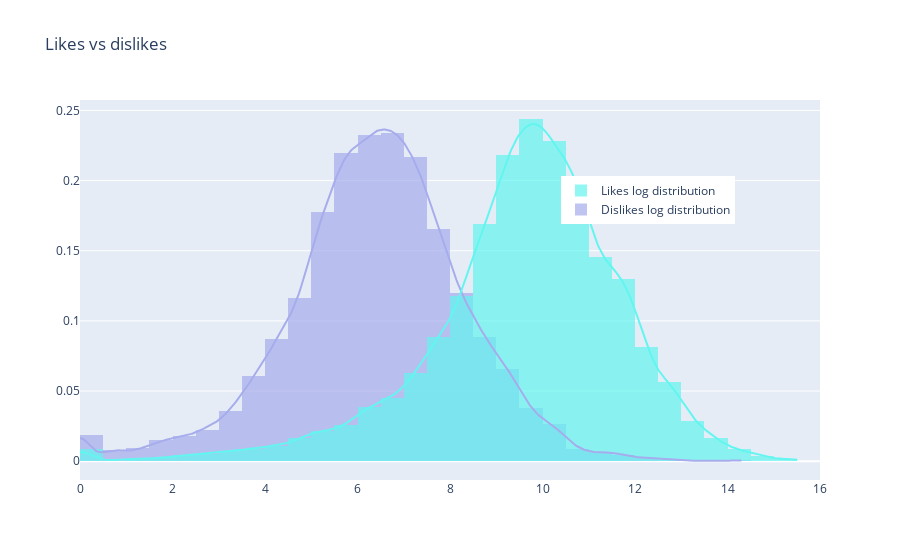

Here is the notebook cell this chart was saved with:
### Code cell
hist_data = [df["dislikes_log"].values, df["likes_log"].values]

group_labels = ['Dislikes log distribution', 'Likes log distribution']
colors = ['#A6ACEC', '#63F5EF']

# Create distplot with curve_type set to 'normal'
fig = ff.create_distplot(hist_data, group_labels, colors=colors,
                         bin_size=0.5, show_rug=False)

# Add title
fig['layout'].update(title='Likes vs dislikes', legend=dict(x=0.65, y=0.8))

# Plot!
fig

### Figure 1 — Plotly figure (JSON) as saved in the notebook; plotly's stock layout.template omitted (floating-point values rounded to 4 significant figures; data arrays with more than 128 entries replaced by an {"elided": "..."} marker saying what was removed)
{"data": [{"autobinx": false, "histnorm": "probability density", "legendgroup": "Dislikes log distribution", "marker": {"color": "#A6ACEC"}, "name": "Dislikes log distribution", "opacity": 0.7, "type": "histogram", "x": {"elided": "40861 float values"}, "xaxis": "x", "xbins": {"end": 14.33, "size": 0.5, "start": 0}, "yaxis": "y"}, {"autobinx": false, "histnorm": "probability density", "legendgroup": "Likes log distribution", "marker": {"color": "#63F5EF"}, "name": "Likes log distribution", "opacity": 0.7, "type": "histogram", "x": {"elided": "40861 float values"}, "xaxis": "x", "xbins": {"end": 15.54, "size": 0.5, "start": 0}, "yaxis": "y"}, {"legendgroup": "Dislikes log distribution", "marker": {"color": "#A6ACEC"}, "mode": "lines", "name": "Dislikes log distribution", "showlegend": false, "type": "scatter", "x": {"elided": "500 float values"}, "xaxis": "x", "y": {"elided": "500 float values"}, "yaxis": "y"}, {"legendgroup": "Likes log distribution", "marker": {"color": "#63F5EF"}, "mode": "lines", "name": "Likes log distribution", "showlegend": false, "type": "scatter", "x": {"elided": "500 float values"}, "xaxis": "x", "y": {"elided": "500 float values"}, "yaxis": "y"}], "layout": {"barmode": "overlay", "hovermode": "closest", "legend": {"traceorder": "reversed", "x": 0.65, "y": 0.8}, "title": {"text": "Likes vs dislikes"}, "xaxis": {"anchor": "y2", "domain": [0, 1], "zeroline": false}, "yaxis": {"anchor": "free", "domain": [0, 1], "position": 0}}}
